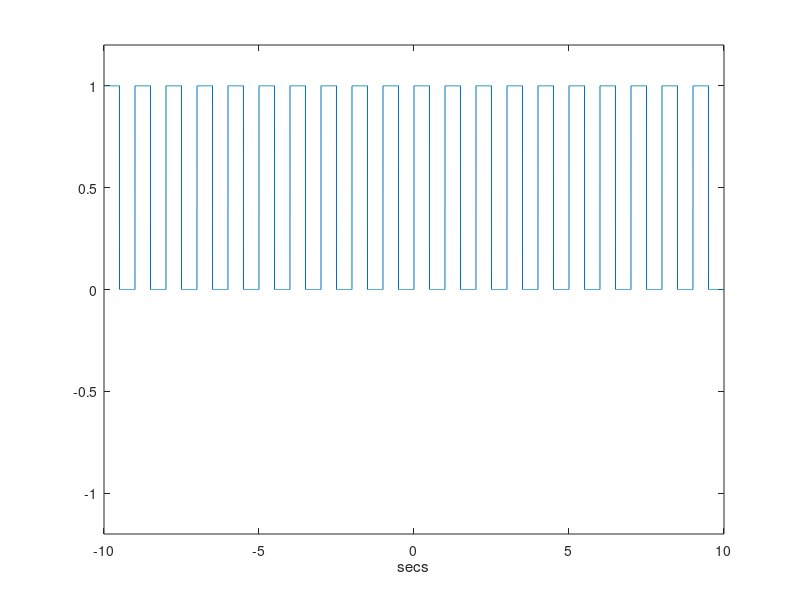
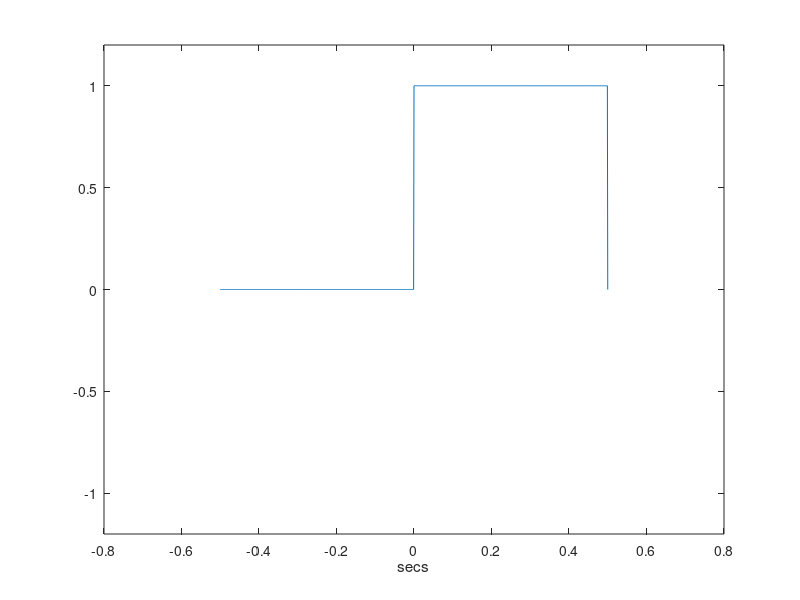
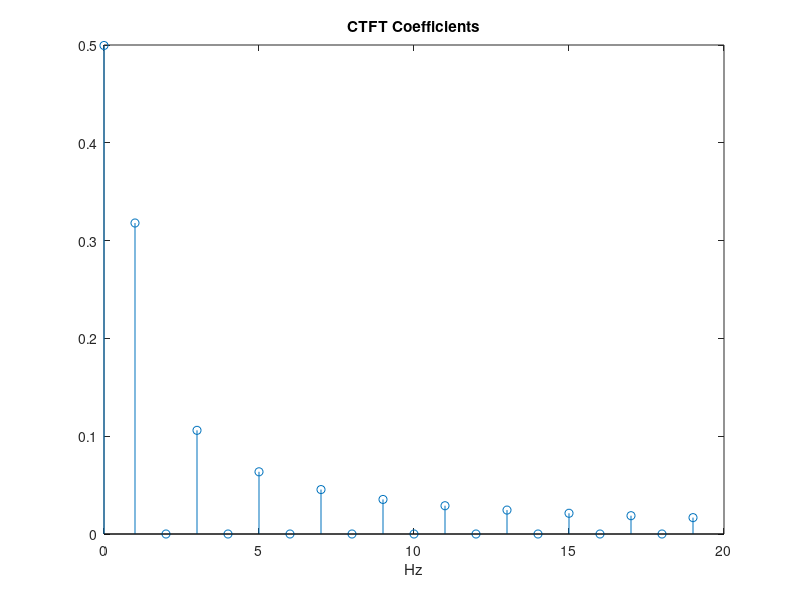

Write the MATLAB code that produced these figures, in order.
clear all;
clc;
close all;
Ts = 0.001; 
t = [-10:Ts:9.999 ];
Tp = 1; 
tau = 0.5; 
x = (1+square(t*2*pi/Tp,tau*100))/2;
figure,
plot(t,x);
xlabel('secs');
ylim([-1.2 1.2]); 
pause;
Fo = 1/Tp; 
I_period = find(round(t*1000)/1000 == -Tp/2) :find(round(t*1000)/1000 ==Tp/2);
xport = x( I_period );
figure,
plot(t(I_period),xport);
xlabel('secs') 
ylim([-1.2 1.2]) 
pause
for k = 1:20
B = exp(-j*2*pi*(k-1)*Fo.*[-Tp/2:Ts:Tp/2]);
C(k) = sum(xport.*B)/(length(xport)*Tp);
end
kFo = Fo*[0:k-1]; 
figure,
stem(kFo,abs(C));
title('CTFT Coefficients');
xlabel('Hz');